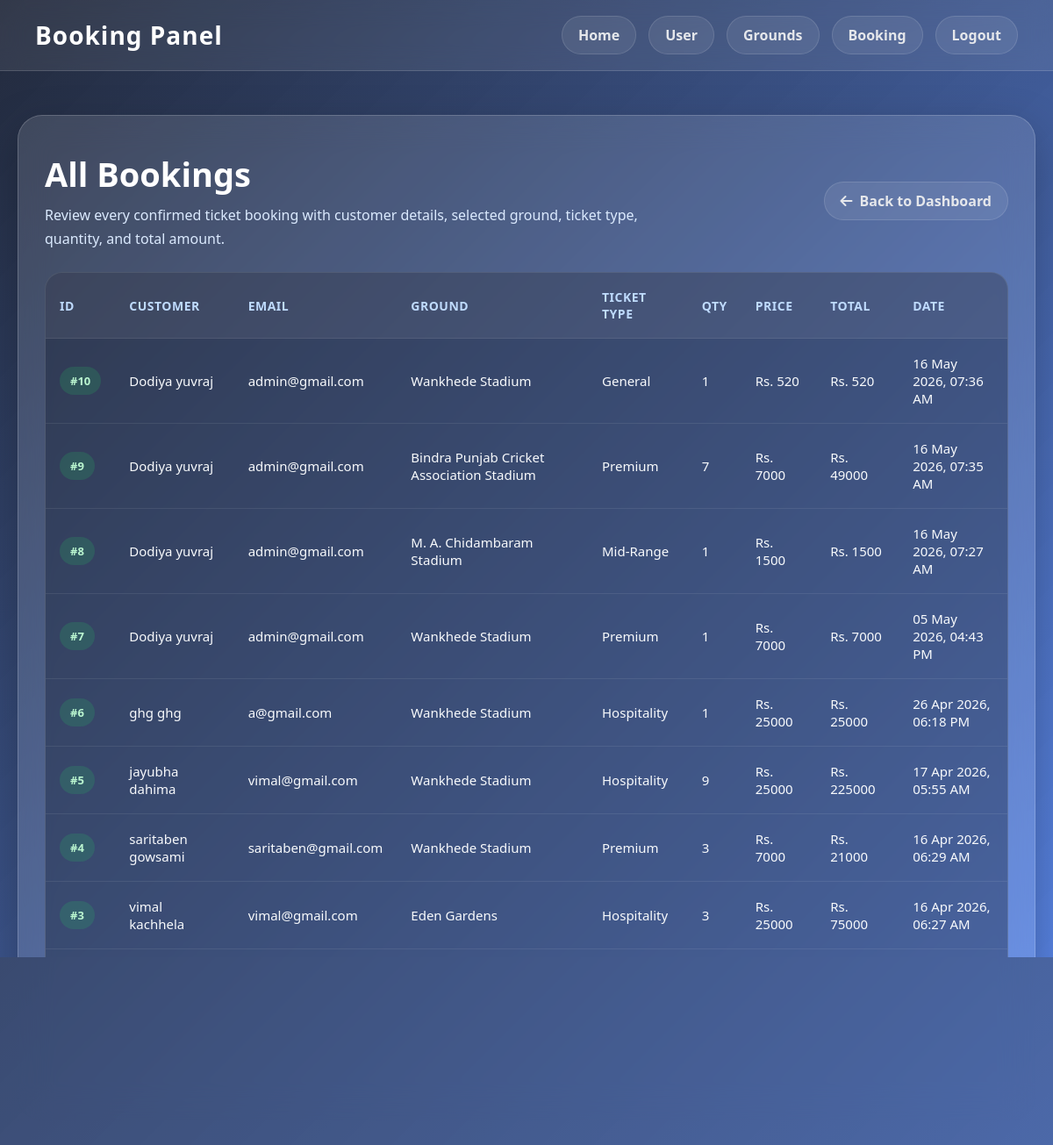
Before: /adminpenal/booking/ with the older database file.
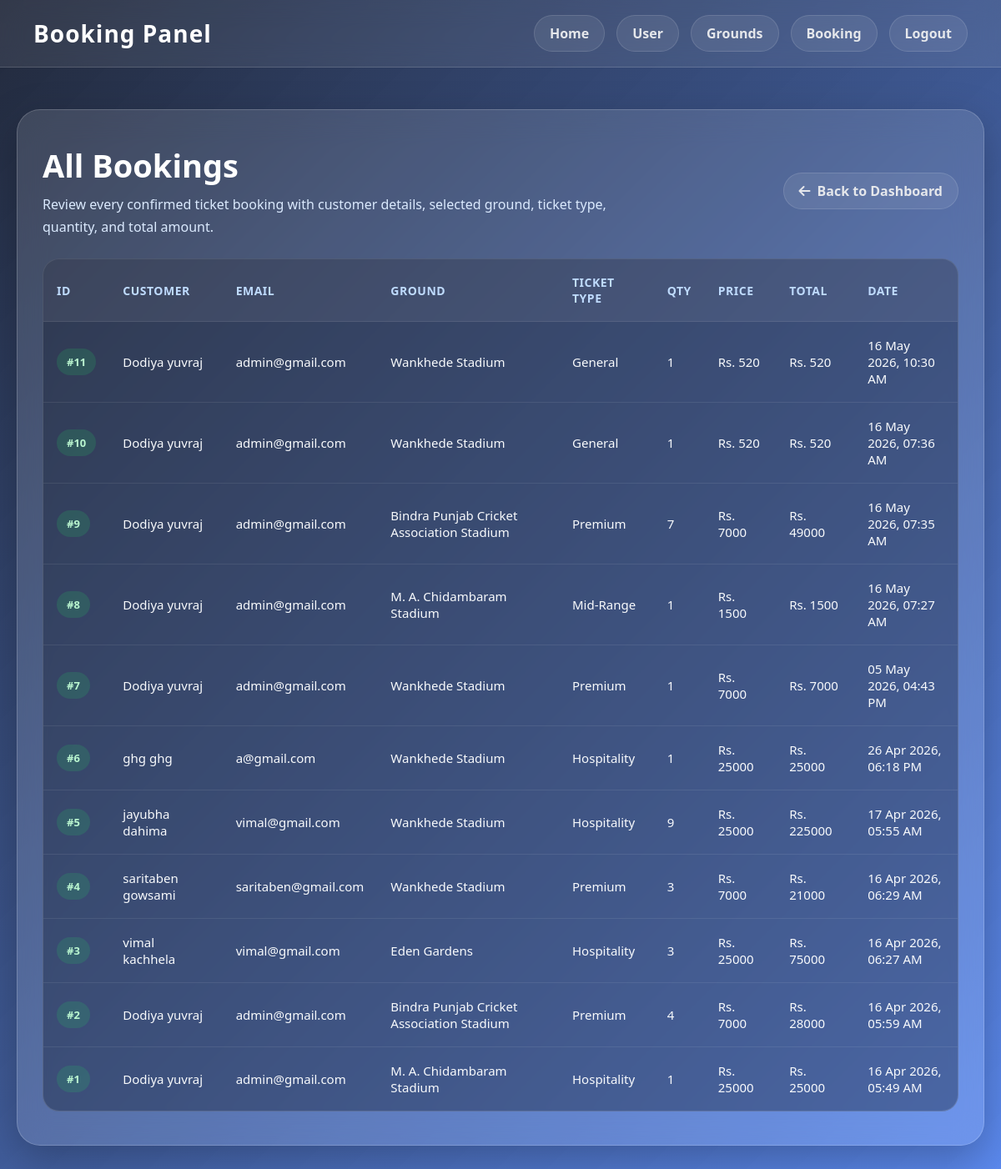
After: the same page with the newer database file.
### booking/models.py (models this page shows, shortened)
class Booking(models.Model):
    user = models.ForeignKey(User, on_delete=models.CASCADE, related_name='bookings')
    ground = models.ForeignKey(Post, on_delete=models.CASCADE, related_name='bookings')
    ticket_type = models.ForeignKey(TicketType, on_delete=models.CASCADE, related_name='bookings')
    first_name = models.CharField(max_length=100)
    last_name = models.CharField(max_length=100, blank=True)
    email = models.EmailField()
    quantity = models.PositiveIntegerField(default=1)
    price_per_ticket = models.PositiveIntegerField()
    total_price = models.PositiveIntegerField()
    created_at = models.DateTimeField(auto_now_add=True)
    class Meta:
        ordering = ['-created_at']

### adminpenal/models.py (models this page shows, shortened)
class Post(models.Model):
    title = models.CharField(max_length=100)
    description = models.TextField()
    author = models.ForeignKey(User, on_delete=models.CASCADE, null=True, blank=True)
    image = models.ImageField(upload_to='posts/', blank=True, null=True)

class TicketType(models.Model):
    name = models.CharField(max_length=100, unique=True)
    price = models.PositiveIntegerField()
    is_active = models.BooleanField(default=True)
    class Meta:
        ordering = ['price', 'name']

### adminpenal/views.py (the view)
# urls.py: path("booking/", views.booking_list, name="booking_list"),
def booking_list(request):
    bookings = Booking.objects.select_related('user', 'ground', 'ticket_type').all()
    return render(request, 'adminpenal/booking.html', {
        'bookings': bookings,
    })

### adminpenal/templates/adminpenal/booking.html (shortened to what this page needs)
{% load static %}
<!DOCTYPE html>
<html lang="en">
<head>
  <link rel="stylesheet" href="https://cdnjs.cloudflare.com/ajax/libs/font-awesome/6.5.0/css/all.min.css">
</head>
<body>
  <nav class="navbar">
    <div class="brand">Booking Panel</div>
    <ul class="nav-links">
      <li><a href="{% url 'admin_dashboard' %}">Home</a></li>
      <li><a href="{% url 'users' %}">User</a></li>
      <li><a href="{% url 'grounds' %}">Grounds</a></li>
      <li><a href="{% url 'booking_list' %}">Booking</a></li>
      <li><a href="{% url 'admin_logout' %}">Logout</a></li>
    </ul>
  </nav>
  <main class="main">
    <section class="card">
      <div class="section-header">
        <div>
          <h1>All Bookings</h1>
          <p>Review every confirmed ticket booking with customer details, selected ground, ticket type, quantity, and total amount.</p>
        </div>
        <a href="{% url 'admin_dashboard' %}" class="back-btn">
          <i class="fa-solid fa-arrow-left"></i>
          Back to Dashboard
        </a>
      </div>
      {% if bookings %}
        <div class="booking-table-wrap">
          <table class="booking-table">
            <thead>
              <tr>
                <th>ID</th>
                <th>Customer</th>
                <th>Email</th>
                <th>Ground</th>
                <th>Ticket Type</th>
                <th>Qty</th>
                <th>Price</th>
                <th>Total</th>
                <th>Date</th>
              </tr>
            </thead>
            <tbody>
              {% for booking in bookings %}
                <tr>
                  <td><span class="badge">#{{ booking.id }}</span></td>
                  <td>{{ booking.first_name }} {{ booking.last_name }}</td>
                  <td>{{ booking.email }}</td>
                  <td>{{ booking.ground.title }}</td>
                  <td>{{ booking.ticket_type.name }}</td>
                  <td>{{ booking.quantity }}</td>
                  <td>Rs. {{ booking.price_per_ticket }}</td>
                  <td>Rs. {{ booking.total_price }}</td>
                  <td>{{ booking.created_at|date:"d M Y, h:i A" }}</td>
                </tr>
              {% endfor %}
            </tbody>
          </table>
        </div>
      {% else %}
        <div class="empty-state">No bookings available right now.</div>
      {% endif %}
    </section>
  </main>
</body>
</html>

Changed rows visible on the page:
added Booking: id "11", first_name "Dodiya", last_name "yuvraj", email "admin@gmail.com", ground "Wankhede Stadium", ticket_type.name "General", quantity "1", price_per_ticket "520", total_price "520", created_at "16 May 2026, 10:30 AM"
now on this page (row unchanged): Booking: id "2", first_name "Dodiya", last_name "yuvraj", email "admin@gmail.com", ground "Bindra Punjab Cricket Association Stadium", ticket_type.name "Premium", quantity "4", price_per_ticket "7000", total_price "28000", created_at "16 Apr 2026, 05:59 AM"
now on this page (row unchanged): Booking: id "1", first_name "Dodiya", last_name "yuvraj", email "admin@gmail.com", ground "M. A. Chidambaram Stadium", ticket_type.name "Hospitality", quantity "1", price_per_ticket "25000", total_price "25000", created_at "16 Apr 2026, 05:49 AM"
